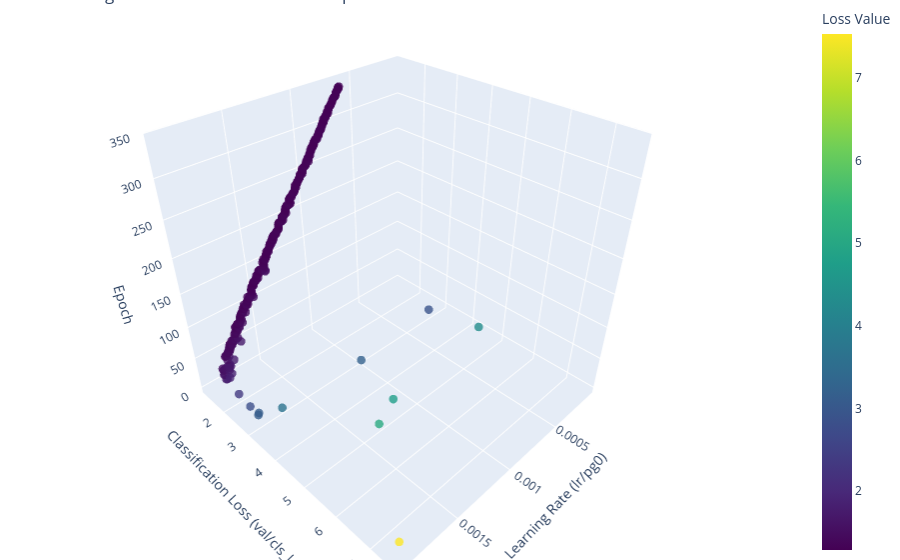

This figure's notebook cell:
### Code cell
graph_LrLoss_3D(df)

### Figure 1 — Plotly figure (JSON) as saved in the notebook; plotly's stock layout.template omitted (floating-point values rounded to 4 significant figures; data arrays with more than 128 entries replaced by an {"elided": "..."} marker saying what was removed)
{"data": [{"marker": {"color": {"elided": "340 float values"}, "colorbar": {"title": {"text": "Loss Value"}}, "colorscale": [[0, "#440154"], [0.1111, "#482878"], [0.2222, "#3e4989"], [0.3333, "#31688e"], [0.4444, "#26828e"], [0.5556, "#1f9e89"], [0.6667, "#35b779"], [0.7778, "#6ece58"], [0.8889, "#b5de2b"], [1, "#fde725"]], "opacity": 0.8, "size": 5}, "mode": "markers", "type": "scatter3d", "x": {"elided": "340 float values"}, "y": {"elided": "340 float values"}, "z": {"elided": "340 int values"}}], "layout": {"margin": {"b": 0, "l": 0, "r": 0, "t": 0}, "scene": {"xaxis": {"title": {"text": "Learning Rate (lr/pg0)"}}, "yaxis": {"title": {"text": "Classification Loss (val/cls_loss)"}}, "zaxis": {"title": {"text": "Epoch"}}}, "title": {"text": "Learning Rate vs. Validation Loss vs. Epoch"}}}
